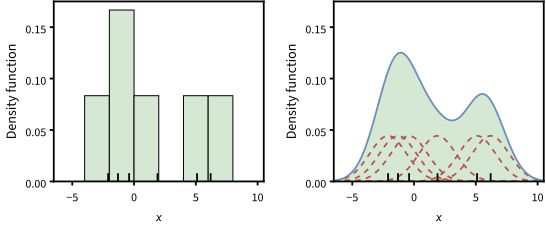

Write the Python code that produced this figure.
"""Draw kde.svg: a histogram and a Gaussian kernel density estimate of the six data points of the Wikipedia example.

Histogram bins of width 2, and kernels of bandwidth h = 1.5, each divided by the number of points.
usage: python3 kde.py   (needs matplotlib, numpy and the fonts of CLAUDE.md, Pictures, section 4)
"""
import os, sys
import numpy as np
HERE = os.path.dirname(os.path.abspath(__file__))
sys.path.insert(0, os.path.join(HERE, '..', '..', '_tools'))
import charts

POINTS, H = np.array([-2.1, -1.3, -0.4, 1.9, 5.1, 6.2]), 1.5
x = np.linspace(-6.5, 10.5, 681)
kernels = np.exp(-0.5 * ((x[:, None] - POINTS) / H)**2) / (H * np.sqrt(2 * np.pi) * len(POINTS))

fig = charts.figure(560, 250, 'kde')
for k in range(2):
    ax = charts.axes(fig, 60 + 280 * k, 45, 210, 180)
    if k == 0:
        ax.hist(POINTS, bins=range(-4, 9, 2), density=True, facecolor='#d5e8d4', edgecolor=charts.BLACK, lw=1.0)
    else:
        ax.fill_between(x, kernels.sum(1), facecolor='#d5e8d4', lw=0)
        ax.plot(x, kernels, color=charts.RED, linestyle=(0, (3, 3)))
        ax.plot(x, kernels.sum(1), color=charts.BLUE)
    ax.vlines(POINTS, 0, 0.008, color=charts.BLACK, lw=1.8, zorder=2.2)
    ax.set(xlim=(-6.5, 10.5), ylim=(0, 0.175), xticks=[-5, 0, 5, 10], yticks=[0, 0.05, 0.1, 0.15])
    ax.xaxis.set_major_formatter(lambda v, _: ('%g' % v).replace('-', '−'))
    ax.yaxis.set_major_formatter(lambda v, _: '%.2f' % v)
    ax.set_xlabel('𝑥', family=charts.MATH)
    ax.set_ylabel('Density function')
charts.save(fig, os.path.join(HERE, 'kde.svg'))
